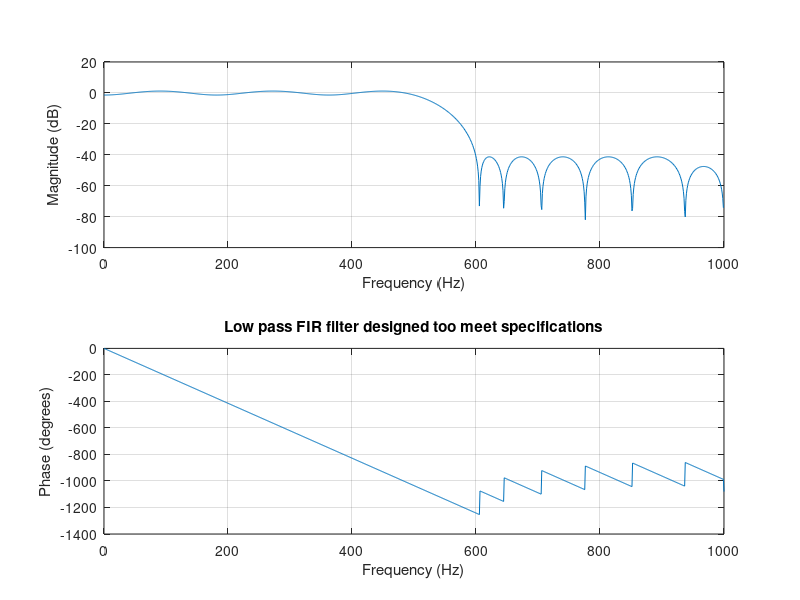
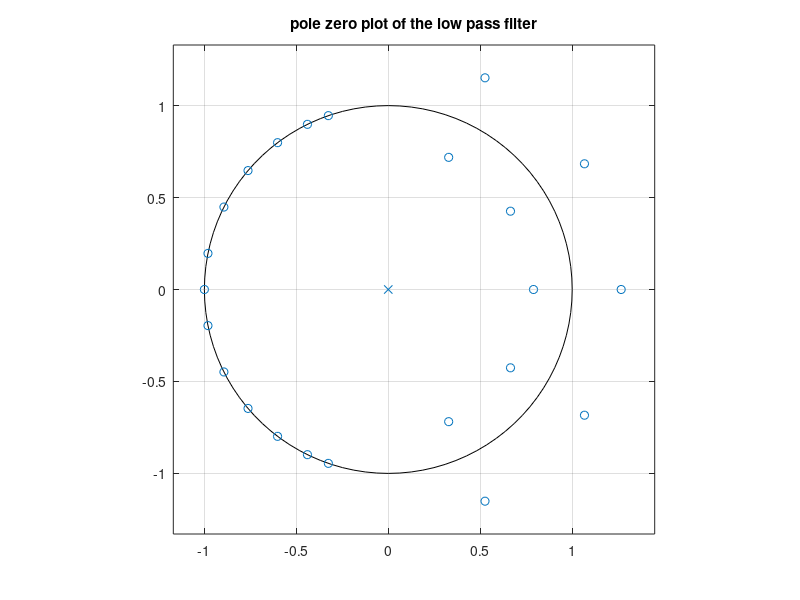

Here is the MATLAB script that generated these plots, in order:
%low pass fir
clc;
close all;
fpass_lp = 500;
fstop_lp = 600;
rp_lp = 3;     %passband ripple in dB
rs_lp = 40;    %stopband ripple in dB
fs_lp = 2000;  %sampling frequency
dev_lp = [(10^(rp_lp/20)-1)/(10^(rp_lp/20)+1) 10^(-rs_lp/20)];
[N_lp, F0_lp, A0_lp,W_lp] = firpmord([fpass_lp, fstop_lp], [1 0], dev_lp, fs_lp);
blp =  firpm(N_lp, F0_lp, A0_lp,W_lp);
freqz(blp,1,1024,fs_lp);
title('Low pass FIR filter designed too meet specifications')
z_lp = roots(blp);
p_lp = 0;
figure(2)
zplane(z_lp,p_lp)
title('pole zero plot of the low pass filter')